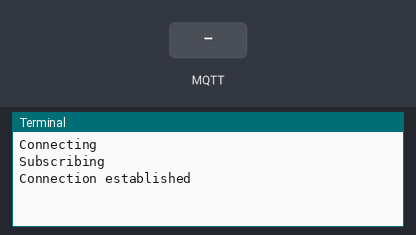
Simulated run of this program. Board: Raspberry Pi (BCM pin numbers). Parts: the last lines printed to the terminal. The test bench sets the inputs (shaded band). No MQTT or app messages arrive unless stated; the camera gives no picture and a still takes 0.5 s.

Above: at 1.3 s.
1.4 s: MQTT message "%s/%s" arrives on the first subscribed topic
At 2.6 s:
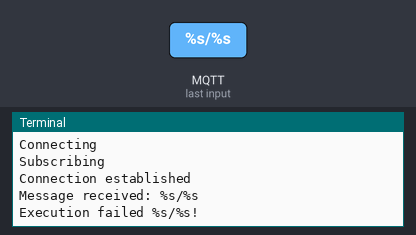
2.9 s: MQTT message "1" arrives on the first subscribed topic
At 3.8 s:
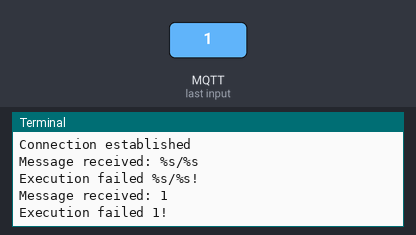
4.4 s: MQTT message "on" arrives on the first subscribed topic
At 4.9 s:
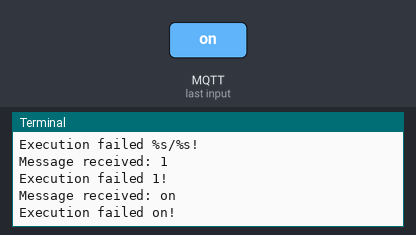
5.9 s: MQTT message "off" arrives on the first subscribed topic
At 7.3 s:
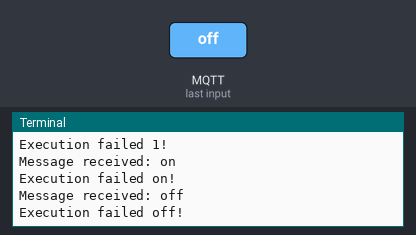

The program:

camera_client.py
```python
import base64

import requests
from io import BytesIO
from time import sleep
import datetime
from picamera import PiCamera
import paho.mqtt.client as mqtt

host = "http://192.168.178.26:5000/file"
mqtt_ip = "raspberrypi"
mqtt_port = "2222"
username = "jstrillinger"
password = "Jstrillinger1"

client = mqtt.Client('raspberryPi')
channelSend = "foto/get/dev0"
channelPost = "foto/taken/dev0"

my_stream = BytesIO()
camera = PiCamera()

def encode_base64(data):
    base64_encode_data = base64.b64encode(data)
    return base64_encode_data.decode('utf-8')

def decode_base64(filename, data):
    base64_decode_data = data.encode("utf-8")
    with open(filename, "wb") as file:
        decoded_data = base64.decodebytes(base64_decode_data)
        file.write(decoded_data)

def on_message(client, userdata, message):
    data = str(message.payload.decode("utf-8"))
    print("Message received: %s" % data)
    if data == "photo":
        enc = encode_base64(take_photo(channelPost))
        request_put(enc)
        print("Image captured successfully")
    else:
        print("Execution failed %s!" % data)

def on_connect(client, userdata, flags, rc, properties=None):
    if rc == 0:
        print("Connection established")
        return
    print("Connection failed")

def on_connect_fail(client, userdata, flags, rc, properties=None):
    print("Connection failed!")

def publish_mqtt(channel):
    client.subscribe(channel)

def take_photo(channel):
    camera.capture(my_stream, "jpeg")
    publish_mqtt(channel, "foto_taken")
    return my_stream.getvalue()

def request_put(photo):
    response = requests.put("%s/%s" % (host, "1"), data={
        "TITLE" : "Test",
        "DEVICE" : "RaspberryPi",
        "DATE" : datetime.datetime.now(),
        "PICTURE" : photo,
        "ETENSION" : "png",
        "DESCRIPTION" : "test on raspberry pi"
    }).json()
    print(response)

def request_delete(id):
    response = requests.delete("%s/%s" % (host, "5")).json()
    print(response)

def request_get(id):
    response = requests.get("%s/%s" % (host, "10")).json()
    if "message" not in response:
        path="/tmp/%s.%s" % (response["ID"], response["EXTENSION"])
        decode_base64(path, response["PICTURE"])
        print("Picture saved in %s" % path)
    else:
        print(response)

if __name__ == '__main__':
    print("Connecting")
    client.on_connect=on_connect
    client.on_connect_fail=on_connect_fail
    client.username_pw_set(username, password)
    client.connect(mqtt_ip, port=mqtt_port)
    print("Subscribing")
    client.subscribe(channelSend)
    client.on_message=on_message
    client.loop_forever()
    print("Finished")
```

Measured:
- after the input at 1.4 s, the terminal: prints a new line at once (image 1)
- after the input at 2.9 s, the terminal: prints a new line at once (image 2)
- after the input at 4.4 s, the terminal: prints a new line at once (image 3)
- after the input at 5.9 s, the terminal: prints a new line at once (image 4)
